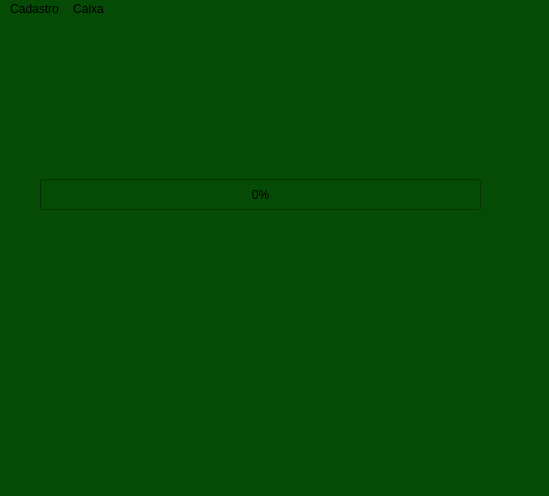
<?xml version="1.0" encoding="UTF-8"?>
<ui version="4.0">
 <class>MainWindow</class>
 <widget class="QMainWindow" name="MainWindow">
  <property name="geometry">
   <rect>
    <x>0</x>
    <y>0</y>
    <width>549</width>
    <height>496</height>
   </rect>
  </property>
  <property name="windowTitle">
   <string>MainWindow</string>
  </property>
  <property name="styleSheet">
   <string notr="true">background-color: rgb(6, 75, 5);</string>
  </property>
  <widget class="QWidget" name="centralwidget">
   <widget class="QProgressBar" name="progressBar">
    <property name="geometry">
     <rect>
      <x>40</x>
      <y>160</y>
      <width>441</width>
      <height>31</height>
     </rect>
    </property>
    <property name="value">
     <number>0</number>
    </property>
   </widget>
  </widget>
  <widget class="QMenuBar" name="menubar">
   <property name="geometry">
    <rect>
     <x>0</x>
     <y>0</y>
     <width>549</width>
     <height>22</height>
    </rect>
   </property>
   <widget class="QMenu" name="menuCadastro">
    <property name="title">
     <string>Cadastro</string>
    </property>
    <widget class="QMenu" name="menuProdutos">
     <property name="title">
      <string>Produtos</string>
     </property>
     <addaction name="actionListProd"/>
     <addaction name="separator"/>
     <addaction name="actionCadastrar"/>
     <addaction name="actionEditProd"/>
     <addaction name="actionGeraPdf"/>
     <addaction name="separator"/>
     <addaction name="separator"/>
    </widget>
    <addaction name="menuProdutos"/>
   </widget>
   <widget class="QMenu" name="menuCaixa">
    <property name="title">
     <string>Caixa</string>
    </property>
    <widget class="QMenu" name="menuControle_de_Caixa">
     <property name="title">
      <string>Controle de Caixa</string>
     </property>
     <addaction name="actioncaixa"/>
    </widget>
    <addaction name="menuControle_de_Caixa"/>
   </widget>
   <addaction name="menuCadastro"/>
   <addaction name="menuCaixa"/>
  </widget>
  <action name="actionListProd">
   <property name="text">
    <string>Listar Produtos</string>
   </property>
  </action>
  <action name="actionCadastrar">
   <property name="text">
    <string>Cadastrar</string>
   </property>
  </action>
  <action name="actionEditProd">
   <property name="text">
    <string>Editar Produtos</string>
   </property>
  </action>
  <action name="actionGeraPdf">
   <property name="text">
    <string>Gerar PDF</string>
   </property>
  </action>
  <action name="actioncaixa">
   <property name="text">
    <string>caixa</string>
   </property>
  </action>
 </widget>
 <resources/>
 <connections/>
</ui>
